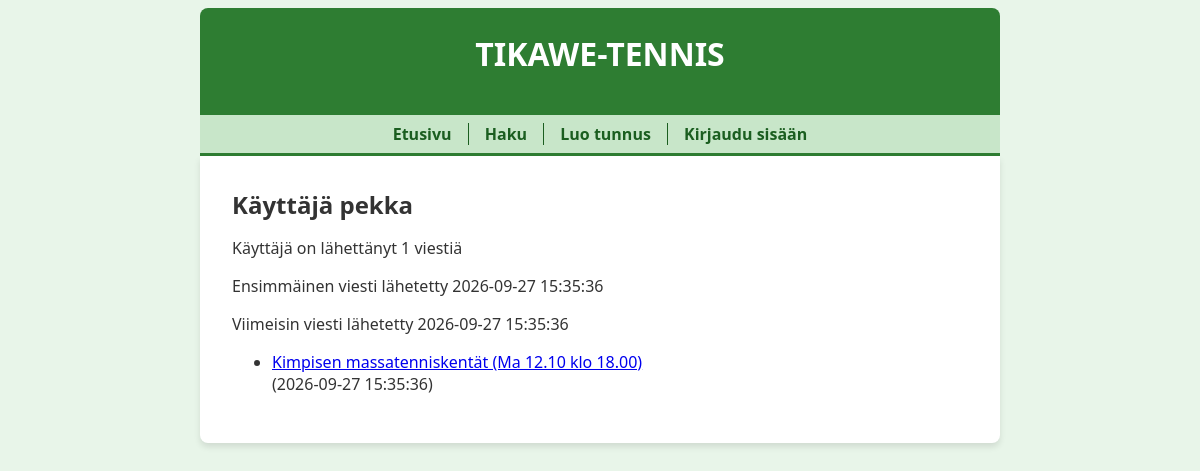
The page /user/1 on the database as committed earlier.
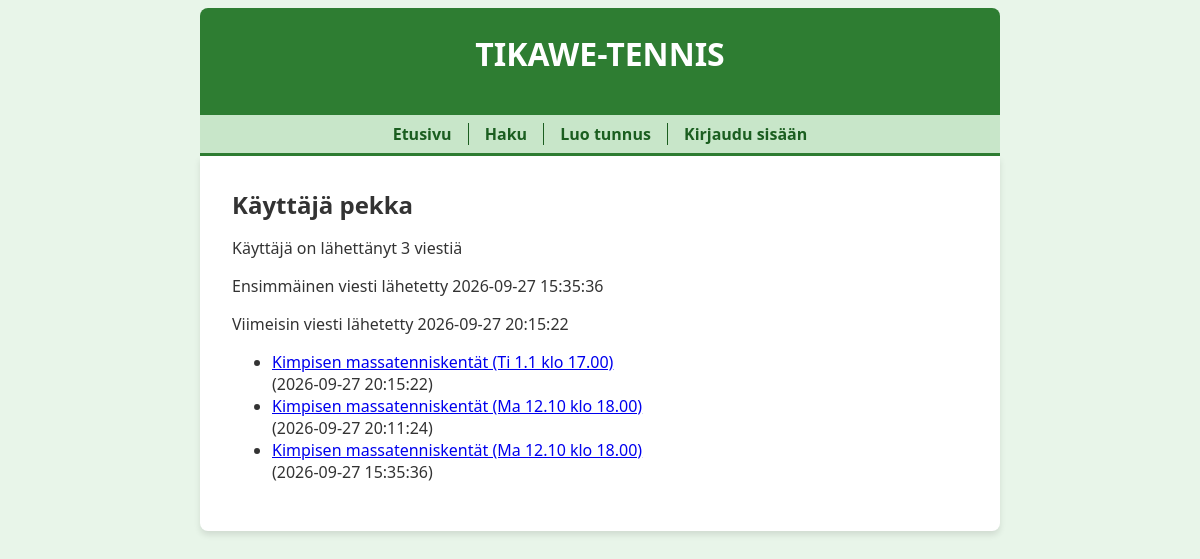
The same page on the database as committed later.
### tables this page shows
CREATE TABLE messages (
    id INTEGER PRIMARY KEY,
    content TEXT,
    sent_at TEXT,
    user_id INTEGER REFERENCES users,
    thread_id INTEGER REFERENCES threads,
    status INTEGER DEFAULT 1
);

### app.py (the view)
@app.route("/user/<int:user_id>")
def show_user(user_id):
    user = users.get_user(user_id)
    if not user:
        abort(404)
    messages = users.get_messages(user_id)
    return render_template("user.html", user=user, messages=messages)

### app.py (called while the page is built)
@app.before_request
def before_request():
    g.start_time = time.time()

@app.after_request
def after_request(response):
    elapsed_time = round(time.time() - g.start_time, 2)
    print("elapsed time:", elapsed_time, "s")
    return response

### db.py (called while the page is built)
def get_connection():
    con = sqlite3.connect("database.db")
    con.execute("PRAGMA foreign_keys = ON")
    con.row_factory = sqlite3.Row
    return con

def query(sql, params=[]):
    con = get_connection()
    result = con.execute(sql, params).fetchall()
    con.close()
    return result

### users.py (called while the page is built)
def get_user(user_id):
    sql = """SELECT id, username, image IS NOT NULL as has_image
             FROM users
             WHERE id = ?"""
    result = db.query(sql, [user_id])
    return result[0] if result else None

def get_messages(user_id):
    sql = """SELECT m.id, m.thread_id,
                    t.pelipaikka || ' (' || t.peliaika || ')' as thread_title,
                    m.sent_at
             FROM threads t, messages m
             WHERE t.id = m.thread_id AND m.user_id = ? AND m.status = 1
             ORDER BY m.sent_at DESC"""
    return db.query(sql, [user_id])

### templates/user.html (shortened to what this page needs)
{% extends "layout.html" %}
{% block content %}
  <h2>Käyttäjä {{ user.username }}</h2>
  <p>Käyttäjä on lähettänyt {{ messages | count }} viestiä</p>
  {% if messages %}
  <p>Ensimmäinen viesti lähetetty {{ messages[-1].sent_at }}</p>
  <p>Viimeisin viesti lähetetty {{ messages[0].sent_at }}</p>
  <ul>
  {% for message in messages %}
    <li>
      <a href="/thread/{{ message.thread_id }}#{{ message.id }}">
        {{ message.thread_title }}
      </a>
      <br />
      ({{ message.sent_at }})
    </li>
  {% endfor %}
  </ul>
  {% endif %}
{% endblock %}

Rows that differ between the two databases and show on the page:
added messages: sent_at "2026-09-27 20:15:22", thread_title "Kimpisen massatenniskentät (Ti 1.1 klo 17.00)"
added messages: thread_title "Kimpisen massatenniskentät (Ma 12.10 klo 18.00)", sent_at "2026-09-27 20:11:24"
Other text that changed with them:
{{ messages | count }}: "1" → "3"
{{ messages[0].sent_at }}: "2026-09-27 15:35:36" → "2026-09-27 20:15:22"
